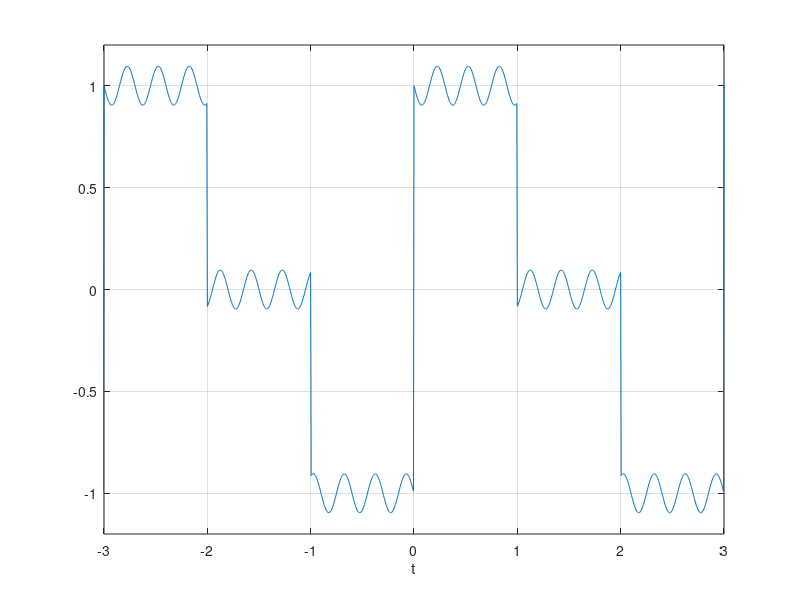

Write MATLAB code to recreate this figure.
%% Week 11 Recitation TA @ Bereket Kebede
% problem 4.41 , from Alkin 2014


% Compute the signal x ( t )
xp = @( t ) 2*( t <1)+1*( ( t >=1)&( t <=2) ) ; % One period
t = -4:0.005:6;
x = xp(mod( t , 3 ) ) ; % Periodic extension

% Compute the coefficients
k = 1:10;
a0 = 1;
a = ( sin (2* pi *k/3)+ sin (4* pi *k / 3 ) ) ./ ( pi *k ) ;
b = (2 -cos (2* pi *k/3) - cos (4* pi *k / 3 ) )./ ( pi *k ) ;

% Approximation with M=3 harmonics

for m=1:10 
    xhat = a0*ones ( size ( t ) ) + a (m) * cos (2* pi *m* t /3)+b(m) * sin (2* pi *m* t / 3 ) ;
end 
plot ( t , x , t , xhat ) ;
axis ( [-3 ,3 , -1 ,3.5] ) ;
xlabel ('t') ;
legend( 'Or iginal signal ' , 'Approx . with M=3 ' ) ;
grid ;
% Approximation e r ror for M=3
plot ( t , x - xhat) ;
axis ( [-3 ,3 , -1.2 ,1.2] ) ;
xlabel ('t') ;
grid ;